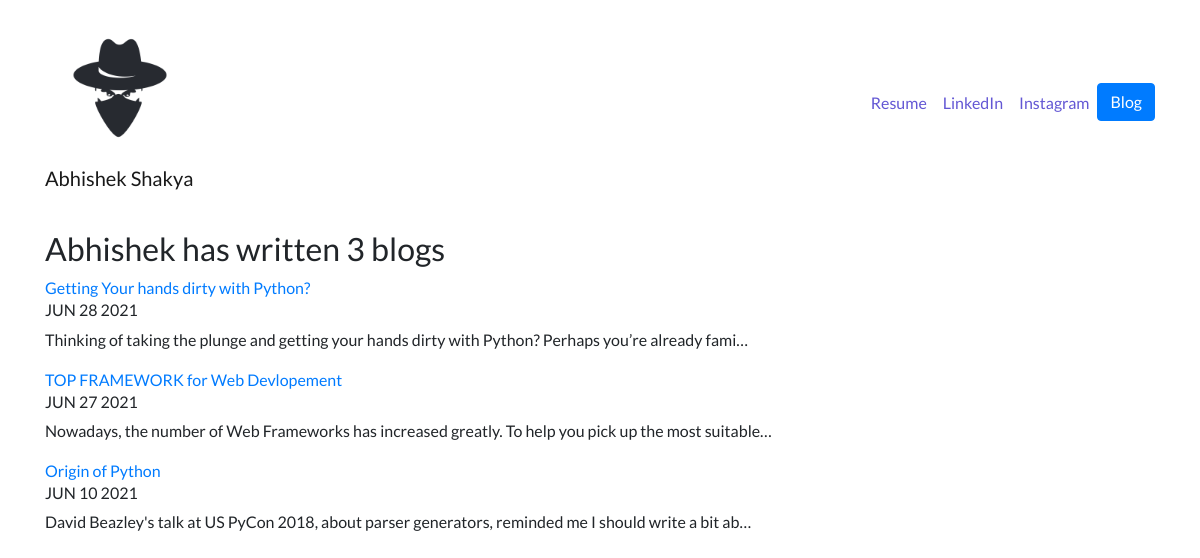
Screenshot of /blog/ with the database file from the repository.
### blog/models.py (models this page shows, shortened)
class Blog(models.Model):
    title = models.CharField(max_length=100)
    description = models.TextField()
    date = models.DateField()

### blog/views.py (the view)
# urls.py: path('', views.all_blogs,name='all_blogs'),
def all_blogs(request):
    blogs = Blog.objects.order_by('-date')
    return render(request,'all_blogs.html',{'blogs':blogs})

### blog/templates/all_blogs.html
{% extends 'base.html' %}
{% block content %}
<br>
<h2> Abhishek has written {{ blogs.count }} blog{{ blogs.count|pluralize }}</h2>
{% for blog in blogs  %}
<a href ="{% url 'blog:detail' blog.id %}"<h1>{{ blog.title }}</h1></a>
<h6>{{ blog.date|date:'M d Y'|upper }}</h6>
<p>{{ blog.description|striptags|truncatechars:100 }}</p>
{% endfor %}
{% endblock %}

### portfolio/static/custom.css (style rules this page uses)
body { font-family: 'Lato', sans-serif; }

### rows the page displays
Blog: title "Getting Your hands dirty with Python?", date "JUN 28 2021", description "Thinking of taking the plunge and getting your hands dirty with Python? Perhaps you’re already fami…"
Blog: title "TOP FRAMEWORK for Web Devlopement", date "JUN 27 2021", description "Nowadays, the number of Web Frameworks has increased greatly. To help you pick up the most suitable…"
Blog: title "Origin of Python", date "JUN 10 2021", description "David Beazley's talk at US PyCon 2018, about parser generators, reminded me I should write a bit ab…"

### other values shown
{{ blogs.count }} "3"
